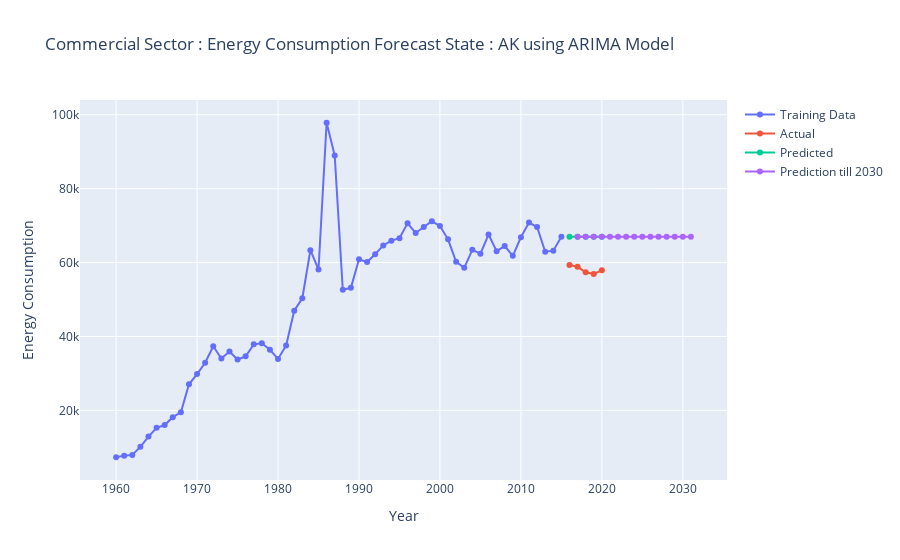
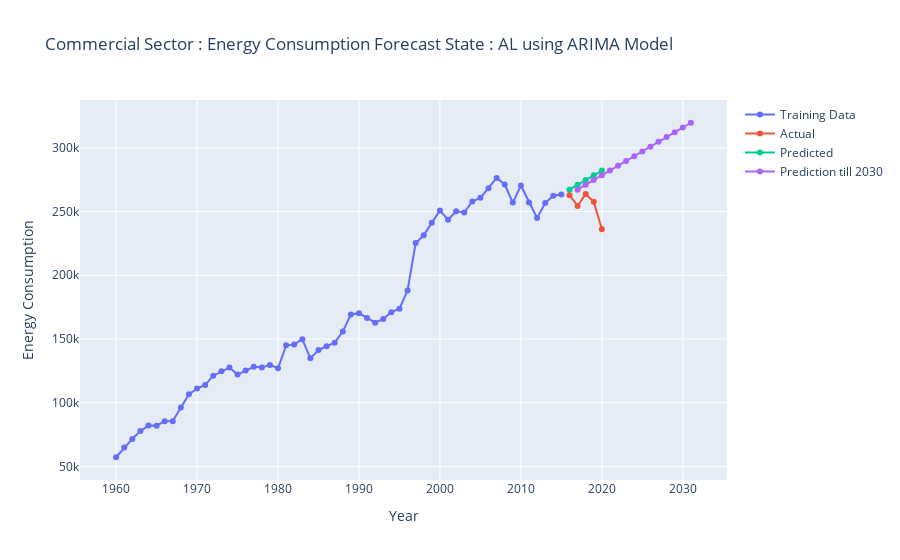
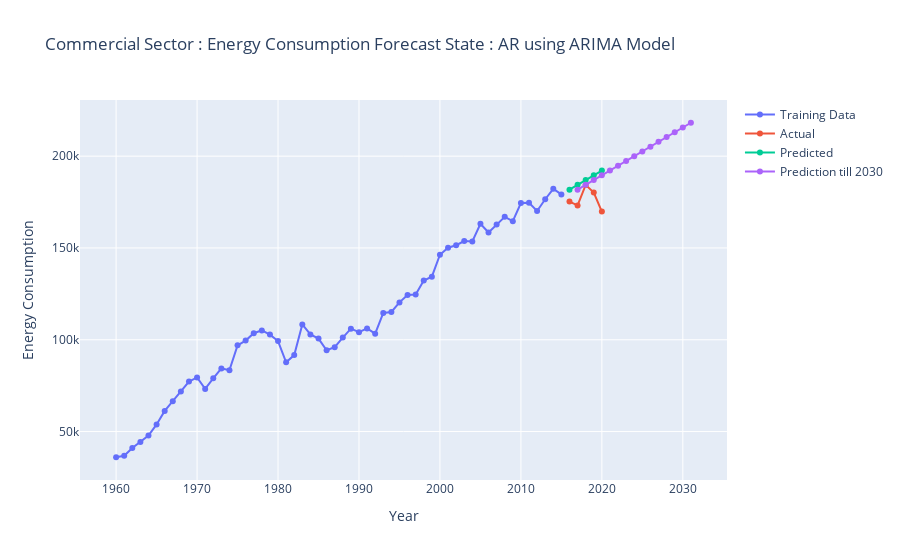
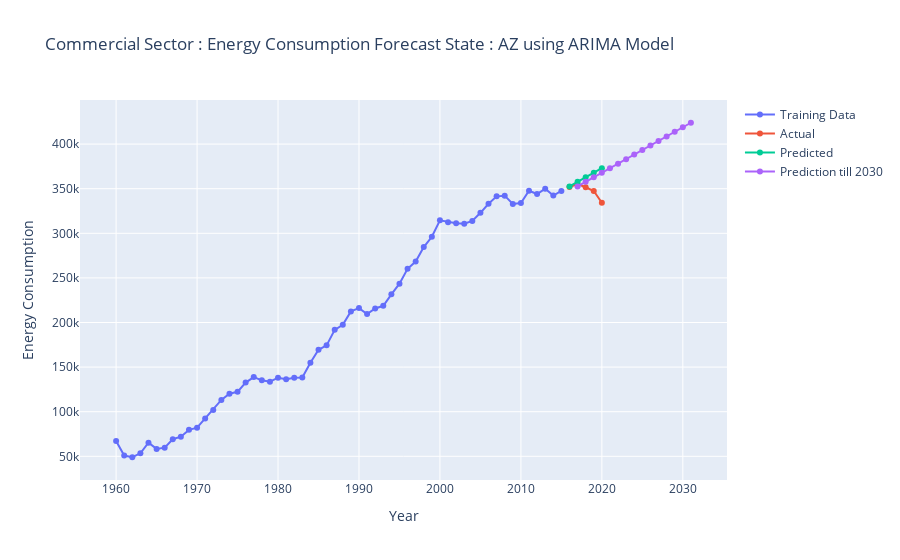

Notebook source saved alongside these figures, in order:
### Markdown cell above
# Modeling the Data
## Using ARIMA Model

### Code cell
os.makedirs('Plots/use_tot_Sector_data_Commercial_Sector/Arima_results_plots',exist_ok=True)

for State in df_trans['State'].unique():
        try:
            
            fig = go.Figure()

            # Get the energy consumption data for the current country and sector
            df_filter = df_trans[df_trans['State'] == State ][['Year', 'Yearly Data']]
            df_filter_index = df_filter.set_index('Year')

            train_data = df_filter[:-5]
            test_data = df_filter[-5:]
            
            # Prepare the data for modeling
            years = df_filter_index.index
            energy_consumption = df_filter_index.values.flatten()

                    # Split the data into training and testing
            # Use all data except the last 5 years for training
            Horizan = -5
            train_data = energy_consumption[:Horizan]
            test_data = energy_consumption[Horizan:]  # Use the last 5 years for testing

            # Fit the auto ARIMA model
            model = auto_arima(train_data, seasonal=False)
            model.fit(train_data)

            # Generate predictions
            predictions = model.predict(n_periods=len(test_data))
            predictions_ahead_in_future = model.predict(n_periods=len(test_data)+15)

            # Calculate evaluation metrics
            mae = mean_absolute_error(test_data, predictions)
            mse = mean_squared_error(test_data, predictions)
            mape = np.mean(np.abs((test_data - predictions) / test_data)) * 100

            print('Mean Absolute Error (MAE):', np.round(mae,2))
            print('Mean Squared Error (MSE):', np.round(mse,2))
            print('Mean Absolute Percentage Error (MAPE):', np.round(mape,2))
            
            # Plot the training data
            fig.add_trace(go.Scatter(
                x=years[:Horizan], y=train_data, mode='lines+markers', name='Training Data'))

            # Plot the predictions
            fig.add_trace(go.Scatter(
                x=years[Horizan:], y=test_data, mode='lines+markers', name='Actual'))
            fig.add_trace(go.Scatter(
                x=years[Horizan:], y=predictions, mode='lines+markers', name='Predicted'))

            fig.add_trace(go.Scatter(
                x=pd.date_range(start = years[Horizan],periods=15,freq='Y'), y=predictions_ahead_in_future, mode='lines+markers', name='Prediction till 2030'))

            # Update the layout
            fig.update_layout(title=f'Commercial Sector : Energy Consumption Forecast State : {State} using ARIMA Model',
                            xaxis_title='Year', yaxis_title='Energy Consumption')

            # Show the plot
            fig.show()
            # print(State,msn)
            fig.write_image(f'Plots/use_tot_Sector_data_Commercial_Sector/Arima_results_plots/{State}.png')
            # break
        except:
            print('Error occoured in Combination State : {} and MSN : {} Due NaN Value'.format(State,mse))
